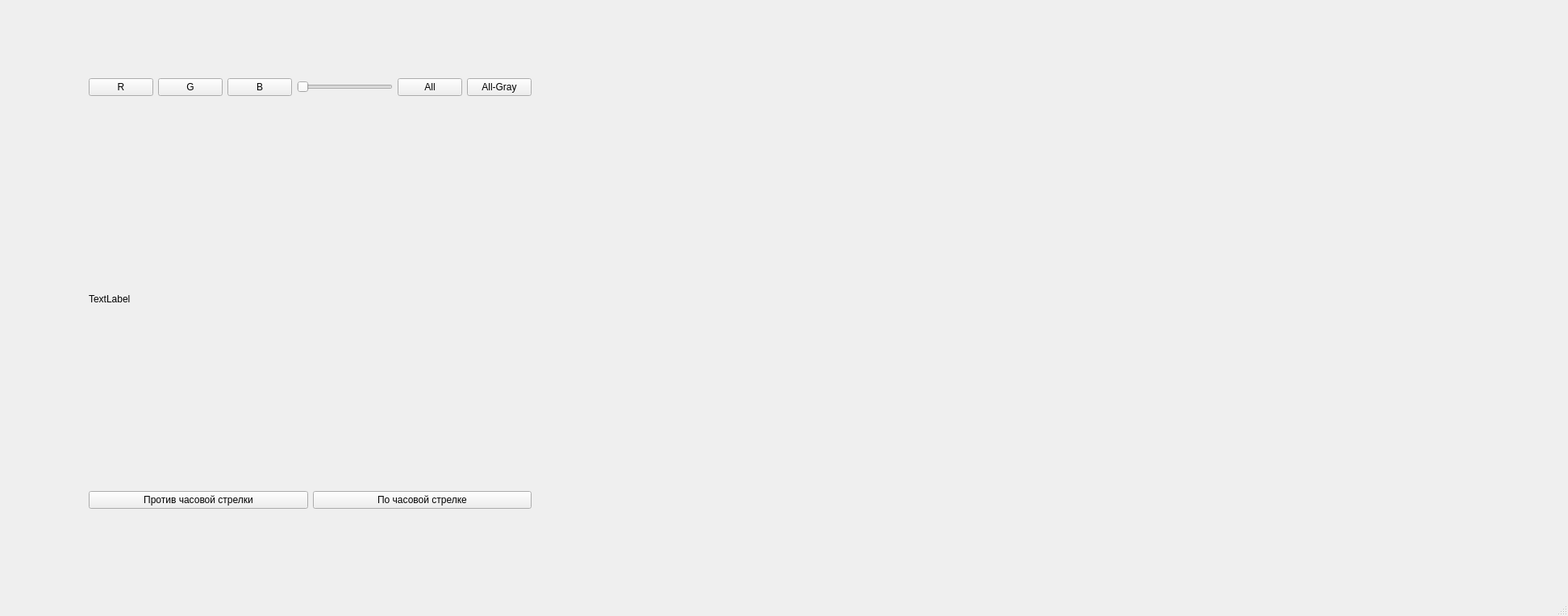
<?xml version="1.0" encoding="UTF-8"?>
<ui version="4.0">
 <class>MainWindow</class>
 <widget class="QMainWindow" name="MainWindow">
  <property name="geometry">
   <rect>
    <x>0</x>
    <y>0</y>
    <width>1944</width>
    <height>764</height>
   </rect>
  </property>
  <property name="windowTitle">
   <string>MainWindow</string>
  </property>
  <widget class="QWidget" name="centralwidget">
   <widget class="QWidget" name="horizontalLayoutWidget_3">
    <property name="geometry">
     <rect>
      <x>110</x>
      <y>30</y>
      <width>549</width>
      <height>156</height>
     </rect>
    </property>
    <layout class="QHBoxLayout" name="horizontalLayout_3">
     <item>
      <widget class="QPushButton" name="red">
       <property name="text">
        <string>R</string>
       </property>
       <attribute name="buttonGroup">
        <string notr="true">channelButtons</string>
       </attribute>
      </widget>
     </item>
     <item>
      <widget class="QPushButton" name="green">
       <property name="text">
        <string>G</string>
       </property>
       <attribute name="buttonGroup">
        <string notr="true">channelButtons</string>
       </attribute>
      </widget>
     </item>
     <item>
      <widget class="QPushButton" name="blue">
       <property name="text">
        <string>B</string>
       </property>
       <attribute name="buttonGroup">
        <string notr="true">channelButtons</string>
       </attribute>
      </widget>
     </item>
     <item>
      <widget class="QSlider" name="bright_change">
       <property name="orientation">
        <enum>Qt::Horizontal</enum>
       </property>
      </widget>
     </item>
     <item>
      <widget class="QPushButton" name="All">
       <property name="text">
        <string>All</string>
       </property>
       <attribute name="buttonGroup">
        <string notr="true">channelButtons</string>
       </attribute>
      </widget>
     </item>
     <item>
      <widget class="QPushButton" name="AllGray">
       <property name="text">
        <string>All-Gray</string>
       </property>
       <attribute name="buttonGroup">
        <string notr="true">channelButtons</string>
       </attribute>
      </widget>
     </item>
    </layout>
   </widget>
   <widget class="QWidget" name="horizontalLayoutWidget_2">
    <property name="geometry">
     <rect>
      <x>110</x>
      <y>560</y>
      <width>549</width>
      <height>121</height>
     </rect>
    </property>
    <layout class="QHBoxLayout" name="horizontalLayout_2">
     <item>
      <widget class="QPushButton" name="counterclockwise">
       <property name="text">
        <string>Против часовой стрелки</string>
       </property>
       <attribute name="buttonGroup">
        <string notr="true">rotateButtons</string>
       </attribute>
      </widget>
     </item>
     <item>
      <widget class="QPushButton" name="clockwise">
       <property name="text">
        <string>По часовой стрелке</string>
       </property>
       <attribute name="buttonGroup">
        <string notr="true">rotateButtons</string>
       </attribute>
      </widget>
     </item>
    </layout>
   </widget>
   <widget class="QWidget" name="horizontalLayoutWidget">
    <property name="geometry">
     <rect>
      <x>110</x>
      <y>180</y>
      <width>549</width>
      <height>381</height>
     </rect>
    </property>
    <layout class="QHBoxLayout" name="horizontalLayout">
     <item>
      <widget class="QLabel" name="image">
       <property name="text">
        <string>TextLabel</string>
       </property>
      </widget>
     </item>
    </layout>
   </widget>
  </widget>
  <widget class="QMenuBar" name="menubar">
   <property name="geometry">
    <rect>
     <x>0</x>
     <y>0</y>
     <width>1944</width>
     <height>21</height>
    </rect>
   </property>
  </widget>
  <widget class="QStatusBar" name="statusbar"/>
 </widget>
 <resources/>
 <connections/>
 <buttongroups>
  <buttongroup name="channelButtons"/>
  <buttongroup name="rotateButtons"/>
 </buttongroups>
</ui>
